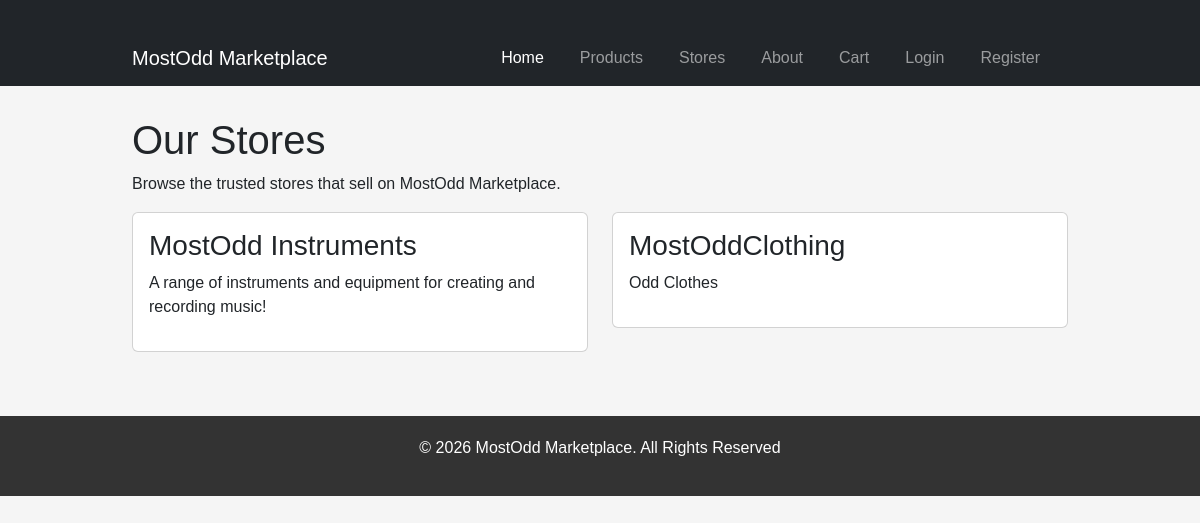
The page /stores/ on the database its author committed.
### store/models.py (models this page shows, shortened)
class Store(models.Model):
    owner = models.ForeignKey(
        User,
        on_delete=models.CASCADE,
        related_name="stores"
    )
    name = models.CharField(max_length=100)
    description = models.TextField()
    created_at = models.DateTimeField(auto_now_add=True)

### store/views.py (the view)
# urls.py: path('stores/', views.stores, name='stores'),
def stores(request):
    stores = Store.objects.all()
    context = {
        "stores": stores
    }
    return render(request, "store/stores.html", context)

### store/templates/store/stores.html (shortened to what this page needs)
{% extends "store/base.html" %}
{% block content %}
<h1>Our Stores</h1>
<p>
    Browse the trusted stores that sell on MostOdd Marketplace.
</p>
<div class="row">
{% if stores %}
    {% for store in stores %}
        <div class="col-md-6 mb-4">
            <div class="card">
                <div class="card-body">
                    <h3>{{ store.name }}</h3>
                    <p>{{ store.description }}</p>
                </div>
            </div>
        </div>
    {% endfor %}
{% else %}
<p>No stores available.</p>
{% endif %}
</div>
{% endblock %}

### store/templates/store/base.html (style rules this page uses)
body { font-family: Arial, sans-serif; margin: 0; background: #f5f5f5; }

### rows shown on the page
Store: name "MostOdd Instruments", description "A range of instruments and equipment for creating and recording music!"
Store: name "MostOddClothing", description "Odd Clothes"
